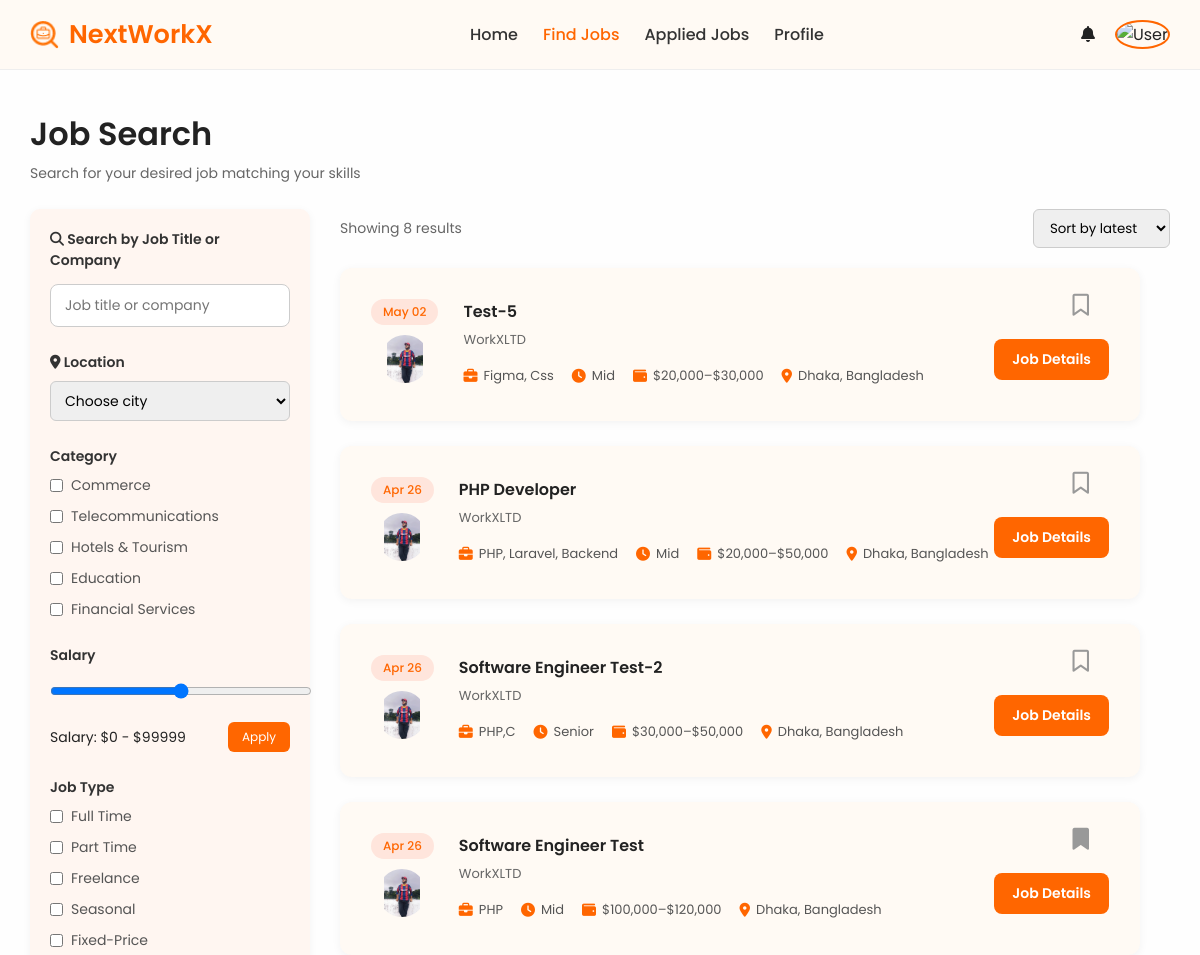
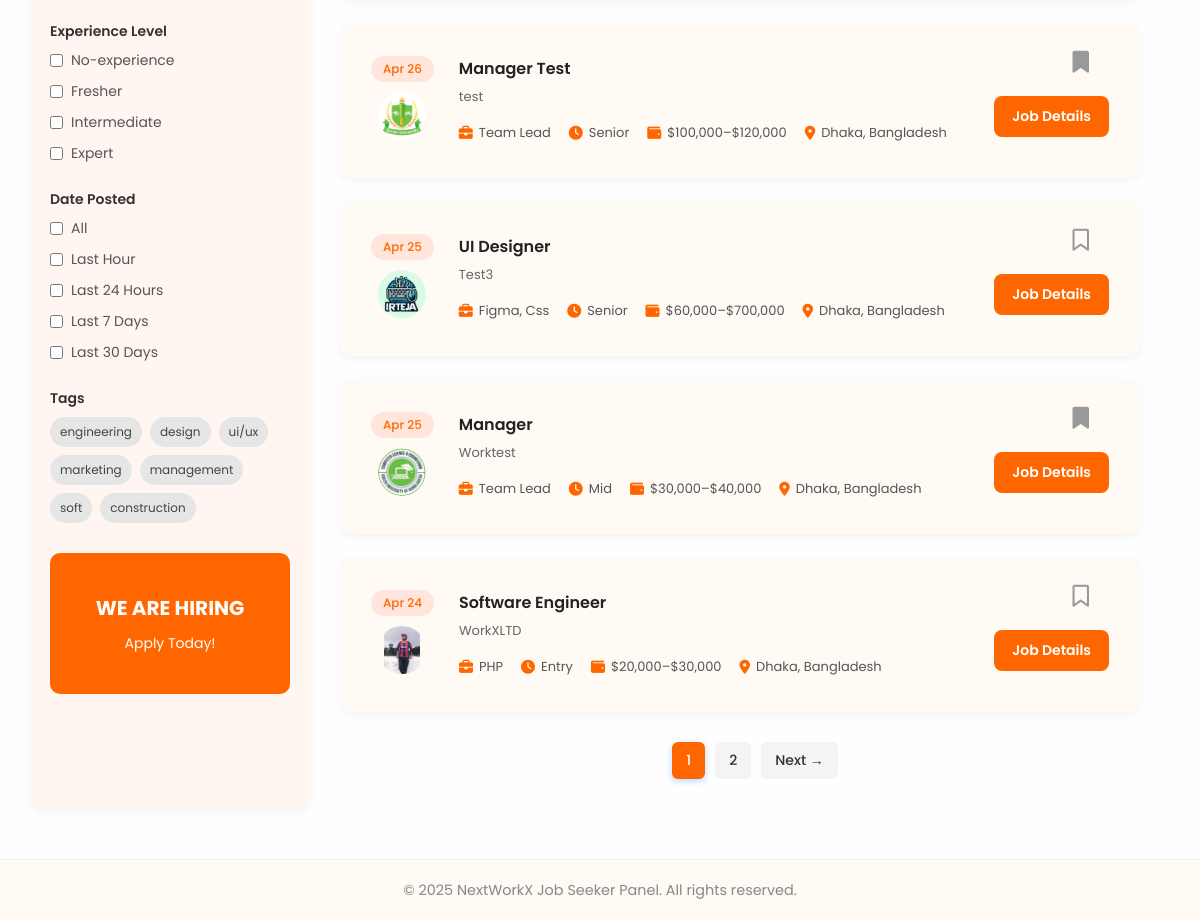
/user/job_search.php (signed in), run on the app's committed database (2 pictures, top to bottom).
### tables this page shows
CREATE TABLE `jobs` (
  `job_id` int(11) NOT NULL,
  `recruiter_id` int(11) NOT NULL,
  `job_title` varchar(255) DEFAULT NULL,
  `tags` varchar(255) DEFAULT NULL,
  `job_role` varchar(100) DEFAULT NULL,
  `min_salary` int(11) DEFAULT NULL,
  `max_salary` int(11) DEFAULT NULL,
  `currency` varchar(10) DEFAULT 'BDT',
  `vacancies` int(11) DEFAULT 1,
  `job_level` enum('Intern','Entry','Mid','Senior','Lead') DEFAULT 'Entry',
  `country` varchar(100) DEFAULT NULL,
  `city` varchar(100) DEFAULT NULL,
  `job_description` text DEFAULT NULL,
  `skills` text DEFAULT NULL,
  `posted_on` timestamp NOT NULL DEFAULT current_timestamp(),
  `start_date` date DEFAULT NULL,
  `expire_date` date DEFAULT NULL,
  `job_type` enum('Full Time','Part Time','Remote','Freelance','Seasonal','Fixed-Price') DEFAULT NULL,
  `category` varchar(100) DEFAULT NULL
);

CREATE TABLE `company_profiles` (
  `id` int(11) NOT NULL,
  `recruiter_id` int(11) NOT NULL,
  `logo` varchar(255) DEFAULT NULL,
  `banner` varchar(255) DEFAULT NULL,
  `company_name` varchar(255) DEFAULT NULL,
  `about_us` text DEFAULT NULL,
  `org_type` varchar(100) DEFAULT NULL,
  `industry_type` varchar(100) DEFAULT NULL,
  `team_size` varchar(50) DEFAULT NULL,
  `est_year` year(4) DEFAULT NULL,
  `website` varchar(255) DEFAULT NULL,
  `company_vision` text DEFAULT NULL,
  `facebook` varchar(255) DEFAULT NULL,
  `twitter` varchar(255) DEFAULT NULL,
  `instagram` varchar(255) DEFAULT NULL,
  `youtube` varchar(255) DEFAULT NULL,
  `map_location` text DEFAULT NULL,
  `phone` varchar(20) DEFAULT NULL,
  `email` varchar(100) DEFAULT NULL,
  `completion_percentage` int(11) DEFAULT 0,
  `created_at` timestamp NOT NULL DEFAULT current_timestamp(),
  `updated_at` timestamp NOT NULL DEFAULT current_timestamp() ON UPDATE current_timestamp(),
  `progress` int(11) DEFAULT 0
);

### user/job_search.php (the view, shortened to what this page needs)
<?php
include('../includes/db.php');
include('../includes/header_jobseeker.php');
$job_seeker_id = $_SESSION['user_id'];
$savedStmt = $conn->prepare("SELECT job_id FROM saved_jobs WHERE job_seeker_id = ?");
$savedStmt->execute([$job_seeker_id]);
$savedJobs = $savedStmt->fetchAll(PDO::FETCH_COLUMN);
$stmt = $conn->prepare("
    SELECT jobs.*, cp.logo, cp.company_name, cp.map_location
    FROM jobs
    LEFT JOIN company_profiles cp ON jobs.recruiter_id = cp.recruiter_id
    ORDER BY jobs.posted_on DESC
    LIMIT 10
");
$stmt->execute();
$jobs = $stmt->fetchAll(PDO::FETCH_ASSOC);
$totalJobs = count($jobs);
?>
<link rel="stylesheet" href="../assets/css/jobsearch.css">
<div class="jobsearch-container">
  <h1 class="jobsearch-title">Job Search</h1>
  <p class="jobsearch-sub">Search for your desired job matching your skills</p>
  <div class="jobsearch-grid">
    <aside class="jobsearch-filters">
      <div class="filter-group">
        <label for="search"><i class="fas fa-search"></i> Search by Job Title or Company</label>
        <input type="text" id="search" placeholder="Job title or company">
      </div>
      <div class="filter-group">
        <label><i class="fas fa-map-marker-alt"></i> Location</label>
        <select>
          <option selected>Choose city</option>
        </select>
      </div>
      <div class="filter-group">
        <label>Category</label>
        <div class="checkbox-list">
          <label><input type="checkbox"> Commerce</label>
          <label><input type="checkbox"> Telecommunications</label>
          <label><input type="checkbox"> Hotels & Tourism</label>
          <label><input type="checkbox"> Education</label>
          <label><input type="checkbox"> Financial Services</label>
        </div>
      </div>
      <div class="filter-group salary-filter">
        <label>Salary</label>
        <input type="range" min="0" max="100000" value="50000">
        <div class="salary-range">
          <span>Salary: $0 - $99999</span>
          <button class="apply-btn">Apply</button>
        </div>
      </div>
      <div class="filter-group">
        <label>Job Type</label>
        <div class="checkbox-list">
          <label><input type="checkbox"> Full Time</label>
          <label><input type="checkbox"> Part Time</label>
          <label><input type="checkbox"> Freelance</label>
          <label><input type="checkbox"> Seasonal</label>
          <label><input type="checkbox"> Fixed-Price</label>
        </div>
      </div>
      <div class="filter-group">
        <label>Experience Level</label>
        <div class="checkbox-list">
          <label><input type="checkbox"> No-experience</label>
          <label><input type="checkbox"> Fresher</label>
          <label><input type="checkbox"> Intermediate</label>
          <label><input type="checkbox"> Expert</label>
        </div>
      </div>
      <div class="filter-group">
        <label>Date Posted</label>
        <div class="checkbox-list">
          <label><input type="checkbox"> All</label>
          <label><input type="checkbox"> Last Hour</label>
          <label><input type="checkbox"> Last 24 Hours</label>
          <label><input type="checkbox"> Last 7 Days</label>
          <label><input type="checkbox"> Last 30 Days</label>
        </div>
      </div>
      <div class="filter-group">
        <label>Tags</label>
        <div class="tag-list">
          <span>engineering</span>
          <span>design</span>
          <span>ui/ux</span>
          <span>marketing</span>
          <span>management</span>
          <span>soft</span>
          <span>construction</span>
        </div>
      </div>
      <div class="hiring-banner">
        <div class="overlay">
          <h2>WE ARE HIRING</h2>
          <p>Apply Today!</p>
        </div>
      </div>
    </aside>
    <main class="jobsearch-results">
      <div class="result-meta">
        <p>Showing <?= $totalJobs ?> result<?= $totalJobs !== 1 ? 's' : '' ?></p>
        <select class="sort-select">
          <option>Sort by latest</option>
        </select>
      </div>
      <?php foreach ($jobs as $job): ?>
        <?php $isSaved = in_array($job['job_id'], $savedJobs); ?>
        <div class="job-card">
          <div class="bookmark-wrapper" data-jobid="<?= $job['job_id'] ?>">
            <i class="<?= $isSaved ? 'fas' : 'far' ?> fa-bookmark"></i>
          </div>
          <div class="card-left">
            <span class="time-badge"><?= date('M d', strtotime($job['posted_on'])) ?></span>
            <div class="job-logo">
              <img src="<?= !empty($job['logo']) ? '../uploads/company/' . htmlspecialchars($job['logo']) : '../uploads/company/default_logo.png' ?>" alt="Company Logo" />
            </div>
          </div>
          <div class="card-middle">
            <h3><?= htmlspecialchars($job['job_title']) ?></h3>
            <p class="company"><?= htmlspecialchars($job['company_name']) ?: 'Company Name' ?></p>
            <div class="job-meta">
              <span><i class="fas fa-briefcase"></i> <?= htmlspecialchars($job['tags']) ?></span>
              <span><i class="fas fa-clock"></i> <?= htmlspecialchars($job['job_level']) ?></span>
              <span><i class="fas fa-wallet"></i> $<?= number_format($job['min_salary']) ?>–$<?= number_format($job['max_salary']) ?></span>
              <span><i class="fas fa-map-marker-alt"></i> <?= htmlspecialchars($job['city']) ?>, <?= htmlspecialchars($job['country']) ?></span>
            </div>
          </div>
          <div class="card-right">
            <a href="job_details.php?job_id=<?= $job['job_id'] ?>" class="details-btn">Job Details</a>
          </div>
        </div>
      <?php endforeach; ?>
      <div class="pagination">
        <a href="#" class="page active">1</a>
        <a href="#" class="page">2</a>
        <a href="#" class="page">Next →</a>
      </div>
    </main>
  </div>
</div>
<?php include('../includes/footer_jobseeker.php'); ?>

### assets/css/jobseeker_style.css (style rules this page uses)
* * { margin: 0; padding: 0; font-family: 'Poppins', sans-serif; }
body { font-family: 'Poppins', sans-serif; margin: 0; background: #fefefe; color: #222; }
.job-meta { font-size: 12px; color: #555; margin-top: 4px; }
.pagination { display: flex; justify-content: center; align-items: center; margin: 30px 0; gap: 10px; }
.page, .page-arrow { display: inline-block; padding: 8px 14px; border-radius: 50%; background-color: #f4f4f4; color: #333; text-decoration: none; font-weight: 500; font-size: 14px; transition: all 0.3s ease; }
.page.active { background-color: #007BFF; color: white; font-weight: bold; box-shadow: 0 2px 6px rgba(0, 123, 255, 0.3); }

### data on the page
jobs: posted_on "May 02", company_profiles.logo (picture), job_title "Test-5", company_profiles.company_name "WorkXLTD", tags "Figma, Css", job_level "Mid", min_salary "20,000", max_salary "30,000", city "Dhaka", country "Bangladesh"
jobs: posted_on "Apr 26", company_profiles.logo (picture), job_title "PHP Developer", company_profiles.company_name "WorkXLTD", tags "PHP, Laravel, Backend", job_level "Mid", min_salary "20,000", max_salary "50,000", city "Dhaka", country "Bangladesh"
jobs: posted_on "Apr 26", company_profiles.logo (picture), job_title "Software Engineer Test-2", company_profiles.company_name "WorkXLTD", tags "PHP,C", job_level "Senior", min_salary "30,000", max_salary "50,000", city "Dhaka", country "Bangladesh"
jobs: posted_on "Apr 26", company_profiles.logo (picture), job_title "Software Engineer Test", company_profiles.company_name "WorkXLTD", tags "PHP", job_level "Mid", min_salary "100,000", max_salary "120,000", city "Dhaka", country "Bangladesh"
jobs: posted_on "Apr 26", company_profiles.logo (picture), job_title "Manager Test", company_profiles.company_name "test", tags "Team Lead", job_level "Senior", min_salary "100,000", max_salary "120,000", city "Dhaka", country "Bangladesh"
jobs: posted_on "Apr 25", company_profiles.logo (picture), job_title "UI Designer", company_profiles.company_name "Test3", tags "Figma, Css", job_level "Senior", min_salary "60,000", max_salary "700,000", city "Dhaka", country "Bangladesh"
jobs: posted_on "Apr 25", company_profiles.logo (picture), job_title "Manager", company_profiles.company_name "Worktest", tags "Team Lead", job_level "Mid", min_salary "30,000", max_salary "40,000", city "Dhaka", country "Bangladesh"
jobs: posted_on "Apr 24", company_profiles.logo (picture), job_title "Software Engineer", company_profiles.company_name "WorkXLTD", tags "PHP", job_level "Entry", min_salary "20,000", max_salary "30,000", city "Dhaka", country "Bangladesh"

### other printed values
$totalJobs "8"
